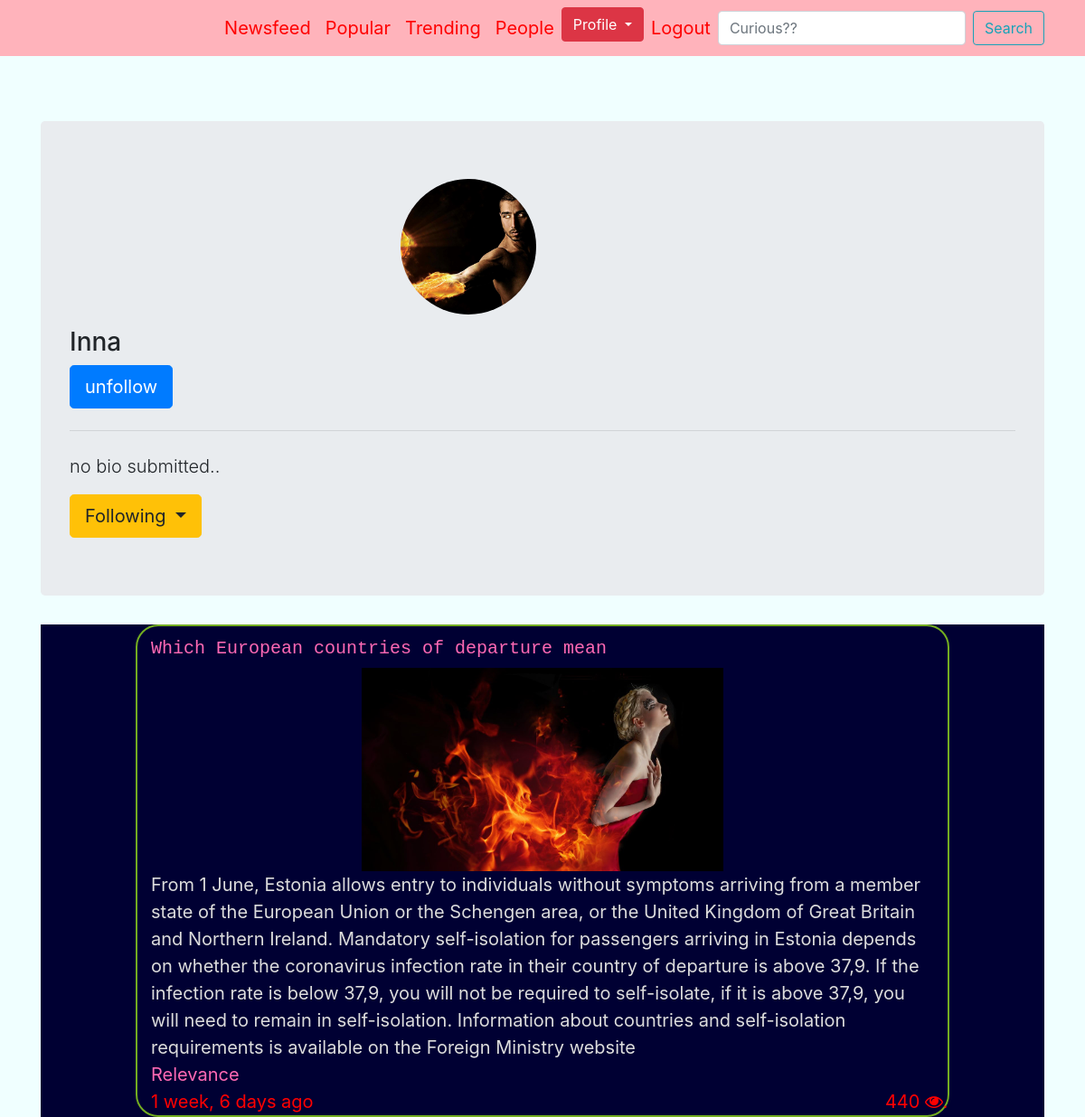
Page /2 (signed in) on the committed database.
### User/models.py (models this page shows, shortened)
class Profile(models.Model):
    user = models.OneToOneField(User,on_delete=models.CASCADE)
    following = models.ManyToManyField(User,related_name='following',blank = True)
    bio = models.TextField(default='no bio submitted..')
    photo = models.ImageField(upload_to= 'Profile_pic',null = True, blank = True)
    updated = models.DateTimeField(auto_now=True)
    created = models.DateTimeField(auto_now_add=True)
    def profiles_posts(self):
        return self.post_set.all()
    class Meta:
        ordering = ('-created',)

### Blog/models.py (models this page shows, shortened)
class Post(models.Model):
    title = models.CharField(max_length = 50)
    overview = models.TextField()
    time_upload = models.DateTimeField(auto_now_add=True)
    time_updated = models.DateTimeField(auto_now=True)
    Author = models.ForeignKey(Profile, on_delete=models.CASCADE)
    thumbnail = models.ImageField(upload_to= 'thumbnail', blank=True,null=True)
    categories = models.ManyToManyField(Categories, blank = True)
    view = models.IntegerField(default = 1)
    class Meta:
        ordering =['-time_upload']

class Categories(models.Model):
    title = models.CharField(max_length=50)

### Blog/views.py (the view)
# urls.py: path('<int:pk>', views.ProfileDetailView.as_view(), name='profile-detail'),
@method_decorator(login_required, name='dispatch')
class ProfileDetailView(DetailView):
    model = Profile
    template_name = 'Blog/profile.html'
    context_object_name = 'profiles'
    def get_object(self, **kwargs):
        pkg = self.kwargs.get('pk')
        view_profile = Profile.objects.get(pk=pkg)
        return view_profile
    def get_context_data(self, **kwargs):
        context = super().get_context_data(**kwargs)
        view_profile = self.get_object()
        my_profile = Profile.objects.get(user=self.request.user)
        if view_profile.user in my_profile.following.all():
            follow = True
        else:
            follow = False
        context['follow'] = follow
        return context

### Blog/templates/Blog/profile.html (shortened to what this page needs)
<!DOCTYPE html>
{% extends 'Blog/base.html' %}
{% load static %}
{% block content %}
<div class="container">
  <div class="jumbotron">
    <div style="display: inline-block;
  position: relative;
  width: 150px;
  height: 150px;
  overflow: hidden;
  border-radius: 50%;
  left:35%">
  {% if profiles.photo %}
      <img src="{{profiles.photo.url}}" style=" width: auto;
  {% else %}
      <img src="{% static 'images/defaultprofile.PNG'%}" style=" width: auto;
  {% endif %}
  height: 100%;
  margin-left: -50px;
  ">
    </div>
    <h1 class="display-4" style="background:#FFA500">
      <h3>{{profiles.user.username}}</h3>
      {% if follow %}
      <form class="" action='{% url 'back' %}' method="POST">
        <button type="submit" class="btn btn-primary btn-lg">unfollow</button>
      </form>
      {% else %}
      <form class="" action='{% url 'back' %}' method="POST">
        {% csrf_token %}
        <input type="hidden" name="profile_pk" value={{profiles.pk}}>
        <button type="submit" class="btn btn-primary btn-lg">follow</button>
        {% endif %}
    </h1>
    <hr class="my-4">
    <p class="lead">{{profiles.bio}}</p>
    <div class="btn-group">
      <button type="button" class="btn btn-warning btn-lg dropdown-toggle" data-toggle="dropdown" aria-haspopup="true" aria-expanded="false">
        Following
      </button>
    </div>
  </div>
  {% for trends in profiles.profiles_posts %}
  <div class="container" style="background-color:#000033">
    <div class="col-lg-10" style="margin-left: auto;
    margin-right: auto;
    display: block;
    border-radius: 25px;
    border: 2px solid #73AD21;">
      <div class="trend-entry d-flex style=" background-color:#F0FFFF">
        <div class="trend-contents">
          <h2><a href="#" style="font-size:20px;color:#FF69B4; font-family: 'Lucida Console', Courier, monospace;">{{trends.title}}</a></h2>
          <a href="#"><img src="{{trends.thumbnail.url}}" width="1000" height="400" style="display: block;
    margin-left: auto;
    margin-right: auto;
    height:auto;
      width:100;
      max-width:400px;" alt="Image"></a>
          <div class="" style='font-size:20px;color:#DCDCDC;'>
            {{trends.overview}}
          </div>
          <div class="post-meta">
            <span class="d-block">
              {% for cat in trends.categories.all %}
              <a href="#" style="font-size:20px;color:#FF69B4">{{cat.title}}</a>
              {% endfor %}
            </span>
            <span class="date-read" style="font-size:20px;color:red">{{trends.time_upload|timesince}} ago
            </span>
            <span style="font-size:20px;color:red;position:absolute;
    bottom:0;
    right:0;">{{trends.view}}
              <i class="fa fa-eye">.</i>
            </span>
          </div>
        </div>
      </div>
    </div>
  </div>
  {% endfor %}
  {% endblock %}

### rows in the picture
Profile: photo (picture), user.username "Inna", bio "no bio submitted.."
Post: title "Which European countries of departure mean", thumbnail (picture), overview "From 1 June, Estonia allows entry to individuals without symptoms arriving from a member state of the European Union or the Schengen area, or the United Kingdom of Great Britain and Northern Ireland. Mandatory self-isolation for passengers arriving in Estonia depends on whether the coronavirus infection rate in their country of departure is above 37,9. If the infection rate is below 37,9, you will not be required to self-isolate, if it is above 37,9, you will need to remain in self-isolation. Information about countries and self-isolation requirements is available on the Foreign Ministry website", time_upload "1 week, 6 days", view "440"
Categories: title "Relevance"
